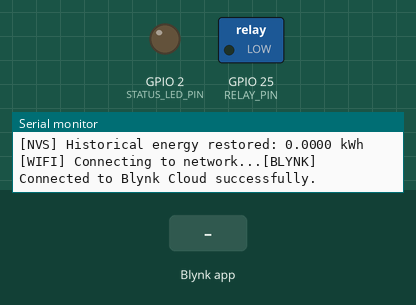
Simulated run of this program. Board: ESP32. Shown: switched loads named in the program (green lamp = pin HIGH), output pins drawn as LEDs (lit = HIGH), the last lines printed to the serial monitor. The test bench sets the inputs (shaded band). WiFi joins after 1.5 s; servers stay silent unless stated; EEPROM starts erased.

Above: at 3.5 s.
3.6 s: Blynk app writes 1 to V0
At 3.9 s:
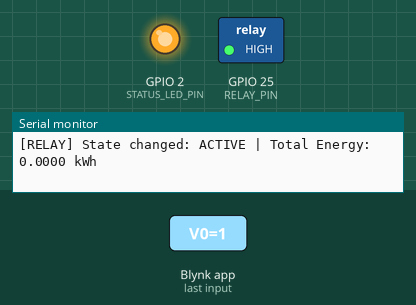
5.1 s: Blynk app writes 0 to V0
At 6.3 s:
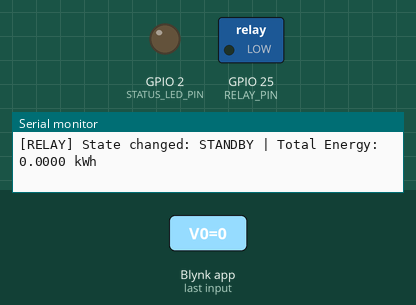
Timing chart, 0 to 8.1 s (numbered marks = the images above; inputs shaded):
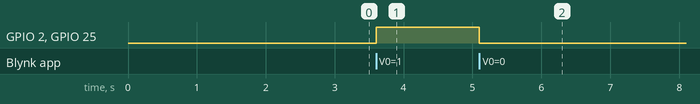

Measured:
- after the input at 3.6 s, GPIO 2 (STATUS_LED_PIN), GPIO 25 (RELAY_PIN): LOW → HIGH at once
- after the input at 5.1 s, GPIO 2 (STATUS_LED_PIN), GPIO 25 (RELAY_PIN): HIGH → LOW at once

The program:

main.cpp
```cpp
/**
 * @file main.cpp
 * @brief Industrial IoT Smart Relay & Energy Monitoring Controller
 * @author Sanika Patil (https://github.com/SanikaPatil-2101)
 *
 * ESP32-based industrial controller featuring:
 * - Real-time cloud telemetry and bidirectional control via Blynk IoT.
 * - Non-Volatile Flash Storage (ESP32 Preferences / NVS) for power outage resilience.
 * - Millisecond-accurate electrical energy accumulation (kWh).
 * - Safe relay actuation with configurable active-level logic.
 */

// Configure via include/config.h or replace defaults below
#ifndef BLYNK_TEMPLATE_ID
  #define BLYNK_TEMPLATE_ID   "TMPL3smSuwBLF"
  #define BLYNK_TEMPLATE_NAME "ESP32 Relay"
  #define BLYNK_AUTH_TOKEN    "YOUR_BLYNK_AUTH_TOKEN"
#endif

#include <Arduino.h>
#include <WiFi.h>
#include <BlynkSimpleEsp32.h>
#include <Preferences.h>

// ============================================================
// Hardware Pin Mapping
// ============================================================
constexpr uint8_t RELAY_PIN      = 25;
constexpr uint8_t STATUS_LED_PIN = 2;
constexpr uint8_t RELAY_ON       = HIGH;
constexpr uint8_t RELAY_OFF      = LOW;

// Connected load power rating in Watts (e.g. 12W LED bulb / valve)
constexpr float LOAD_WATTS = 12.0F;

// Wi-Fi Credentials
const char *WIFI_SSID     = "YOUR_WIFI_SSID";
const char *WIFI_PASSWORD = "YOUR_WIFI_PASSWORD";

// System State
Preferences preferences;
BlynkTimer timer;
bool relayOn = false;
float energyWh = 0.0F;
unsigned long lastEnergyUpdate = 0;

/**
 * @brief Calculates electrical energy consumed during active intervals
 * and transmits latest kWh metrics to Blynk Virtual Pin V1.
 */
void updateEnergy() {
  const unsigned long now = millis();
  if (relayOn) {
    energyWh += LOAD_WATTS * (now - lastEnergyUpdate) / 3600000.0F;
  }
  lastEnergyUpdate = now;

  // Stream current accumulated energy (kWh) to Blynk cloud
  Blynk.virtualWrite(V1, energyWh / 1000.0F);
}

/**
 * @brief Sets relay output state and logs telemetry
 * @param on Boolean flag (true = energize, false = de-energize)
 */
void setRelay(bool on) {
  updateEnergy();
  relayOn = on;
  digitalWrite(RELAY_PIN, on ? RELAY_ON : RELAY_OFF);
  digitalWrite(STATUS_LED_PIN, on ? HIGH : LOW);
  Serial.printf("[RELAY] State changed: %s | Total Energy: %.4f kWh\n",
                on ? "ACTIVE" : "STANDBY", energyWh / 1000.0F);
}

/**
 * @brief Synchronization hook invoked when ESP32 establishes link with Blynk Cloud.
 */
BLYNK_CONNECTED() {
  Serial.println("[BLYNK] Connected to Blynk Cloud successfully.");
  Blynk.virtualWrite(V0, relayOn ? 1 : 0);
  Blynk.virtualWrite(V1, energyWh / 1000.0F);
}

/**
 * @brief Receives remote control signals from Blynk mobile / web switch (V0).
 */
BLYNK_WRITE(V0) {
  const int command = param.asInt();
  setRelay(command == 1);
}

void setup() {
  Serial.begin(115200);
  delay(500);
  Serial.println("\n========================================================");
  Serial.println("  ESP32 Industrial IoT Relay & Power Monitor Controller");
  Serial.println("========================================================");

  pinMode(RELAY_PIN, OUTPUT);
  pinMode(STATUS_LED_PIN, OUTPUT);
  setRelay(false);

  // Initialize NVS Flash storage namespace
  preferences.begin("energy", false);
  energyWh = preferences.getFloat("wattHours", 0.0F);
  lastEnergyUpdate = millis();
  Serial.printf("[NVS] Historical energy restored: %.4f kWh\n", energyWh / 1000.0F);

  // Initialize WiFi & Blynk Cloud
  Serial.print("[WIFI] Connecting to network...");
  Blynk.begin(BLYNK_AUTH_TOKEN, WIFI_SSID, WIFI_PASSWORD);

  // Periodic Tasks:
  // Every 10 seconds: update energy consumption & cloud telemetry
  timer.setInterval(10000L, updateEnergy);

  // Every 5 minutes: save accumulated reading to NVS flash memory
  timer.setInterval(300000L, []() {
    preferences.putFloat("wattHours", energyWh);
    Serial.println("[NVS] Flash memory sync: energy metrics saved.");
  });
}

void loop() {
  Blynk.run();
  timer.run();
}
```
